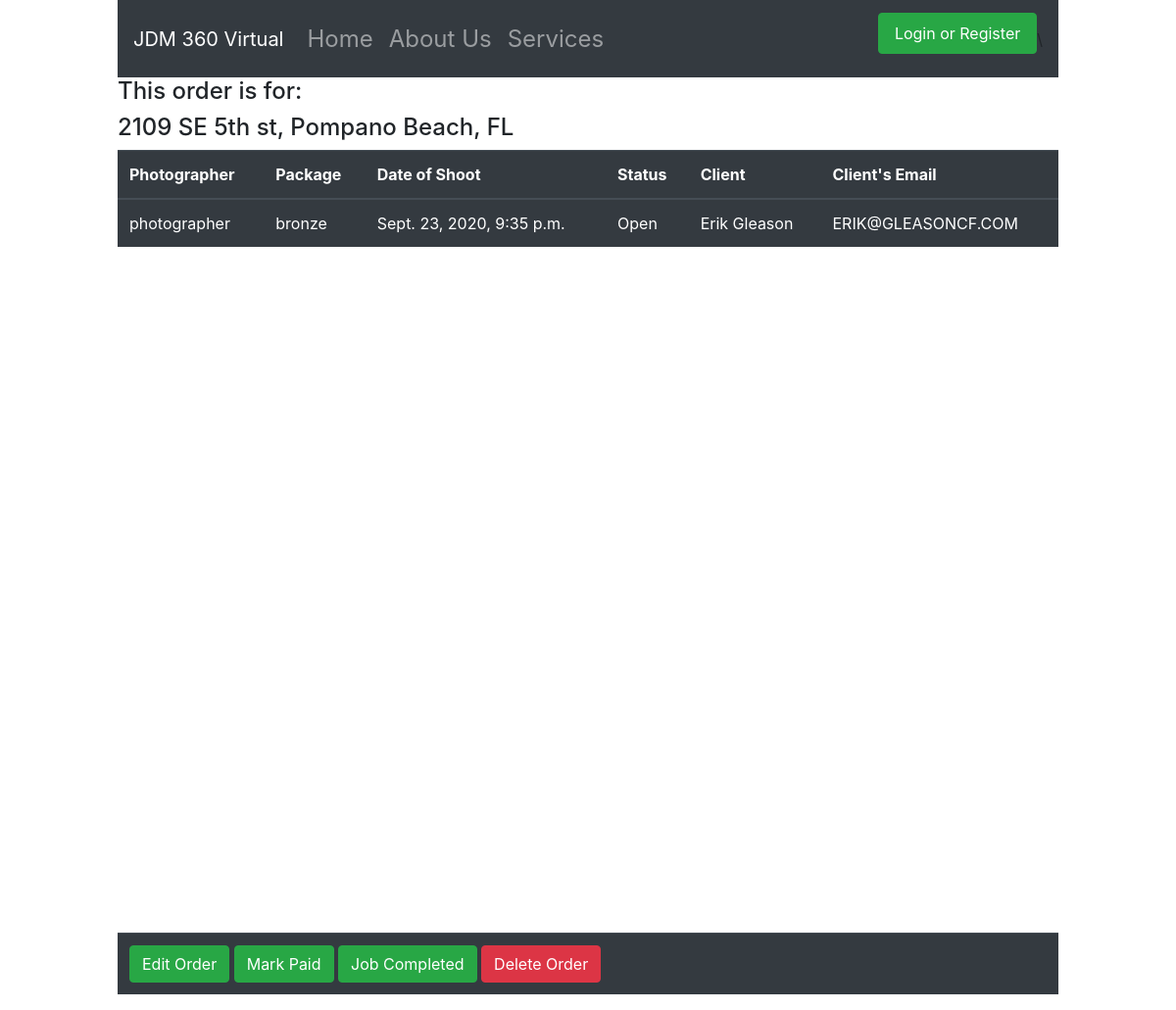
Page /view/2 on the committed database.
### jdm360/models.py (models this page shows)
class Locations(models.Model):
    address = models.CharField(max_length=255)
    city = models.CharField(max_length=100)
    state = models.CharField(max_length=2)
    zipcode = models.IntegerField()
    created_at = models.DateTimeField(auto_now_add=True)
    updated_at = models.DateTimeField(auto_now=True)

class Orders(models.Model):
    location = models.ForeignKey(Locations, related_name='order', on_delete=models.CASCADE)
    package = models.CharField(max_length=25)
    orderdate = models.DateTimeField()
    comments = models.CharField(max_length=255)
    client = models.ForeignKey(Users, related_name="order", on_delete=models.CASCADE)
    photographer = models.CharField(max_length=255)
    status = models.CharField(max_length=25, default='Open')
    created_at = models.DateTimeField(auto_now_add=True)
    updated_at = models.DateTimeField(auto_now=True)

class Users(models.Model):
    fname = models.CharField(max_length=45)
    lname = models.CharField(max_length=45)
    email = models.EmailField()
    password = models.CharField(max_length=155)
    classification = models.CharField(max_length=100, default="client")
    created_at = models.DateTimeField(auto_now_add=True)
    updated_at = models.DateTimeField(auto_now=True)
    objects = UserManager()

### jdm360/views.py (the view)
# urls.py: path('view/<int:order_id>', views.view),
def view(request, order_id):
    context = {
        'current_order' : Orders.objects.get(id=order_id),
        'address' : Orders.objects.get(id=order_id).location.address,
        'city' : Orders.objects.get(id=order_id).location.city,
        'state' : Orders.objects.get(id=order_id).location.state,
    }
    return render(request, 'view.html', context)

### jdm360/templates/view.html (shortened to what this page needs)
<!DOCTYPE html>
<html lang="en">
<head>
  <link rel="stylesheet" href="https://stackpath.bootstrapcdn.com/bootstrap/4.5.2/css/bootstrap.min.css"
>
  {% load static %}
  <link rel="stylesheet" href="{% static 'css/styles.css' %}">
</head>
<div class="bodywrapper">
  {% if request.session.name is defined %}
  {% include 'loginheader.html' %}
  {% else %}
  {% include 'header.html' %}
  {% endif %}
  <body>
    <body onload="initMap()">
      <div>
        <h4>This order is for: </h4>
        <h4 id="address">{{address}}, {{city}}, {{state}}</h4>
      </div>
      <table class="table table-dark">
        <thead>
          <tr>
            <th scope="col">Photographer</th>
            <th scope="col">Package</th>
            <th scope="col">Date of Shoot</th>
            <th scope='col'>Status</th>
            <th scope="col">Client</th>
            <th scope="col">Client's Email</th>
          </tr>
        </thead>
        <tbody>
          <tr>
            <td>{{current_order.photographer}}</td>
            <td>{{current_order.package}}</td>
            <td>{{current_order.orderdate}}</td>
            <td>{{current_order.status}}</td>
            <td>{{current_order.client.fname}} {{current_order.client.lname}}</td>
            <td>{{current_order.client.email}}</td>
          </tr>
        </tbody>
      </table>
      <div id="map"></div>
    </body>
  </body>
  <table class="table table-dark">
    <tbody>
      <tr>
        <td>
          <a href="/edit/{{current_order.id}}"><b class="btn btn-success">Edit Order</b></a>
          <a href="/payorder/{{current_order.id}}"><b class="btn btn-success">Mark Paid</b></a>
          <a href="/completed/{{current_order.id}}"><b class="btn btn-success">Job Completed</b></a>
          <a href="/deleteorder/{{current_order.id}}"><b class="btn btn-danger">Delete Order</b></a>
      </td>
      </tr>
    </tbody>
  </table>
</html>

### jdm360/static/css/styles.css (style rules this page uses)
.bodywrapper { width: 80%; margin: auto; }
#map { margin-top: 50px; margin-bottom: 50px; height: 600px; width: 90%; margin-left: 5%; }

### rows in the picture
Locations: address "2109 SE 5th st", city "Pompano Beach", state "FL"
Orders: photographer "photographer", package "bronze", orderdate "Sept. 23, 2020, 9:35 p.m.", status "Open", client.fname "Erik", client.lname "Gleason", client.email "ERIK@GLEASONCF.COM"
